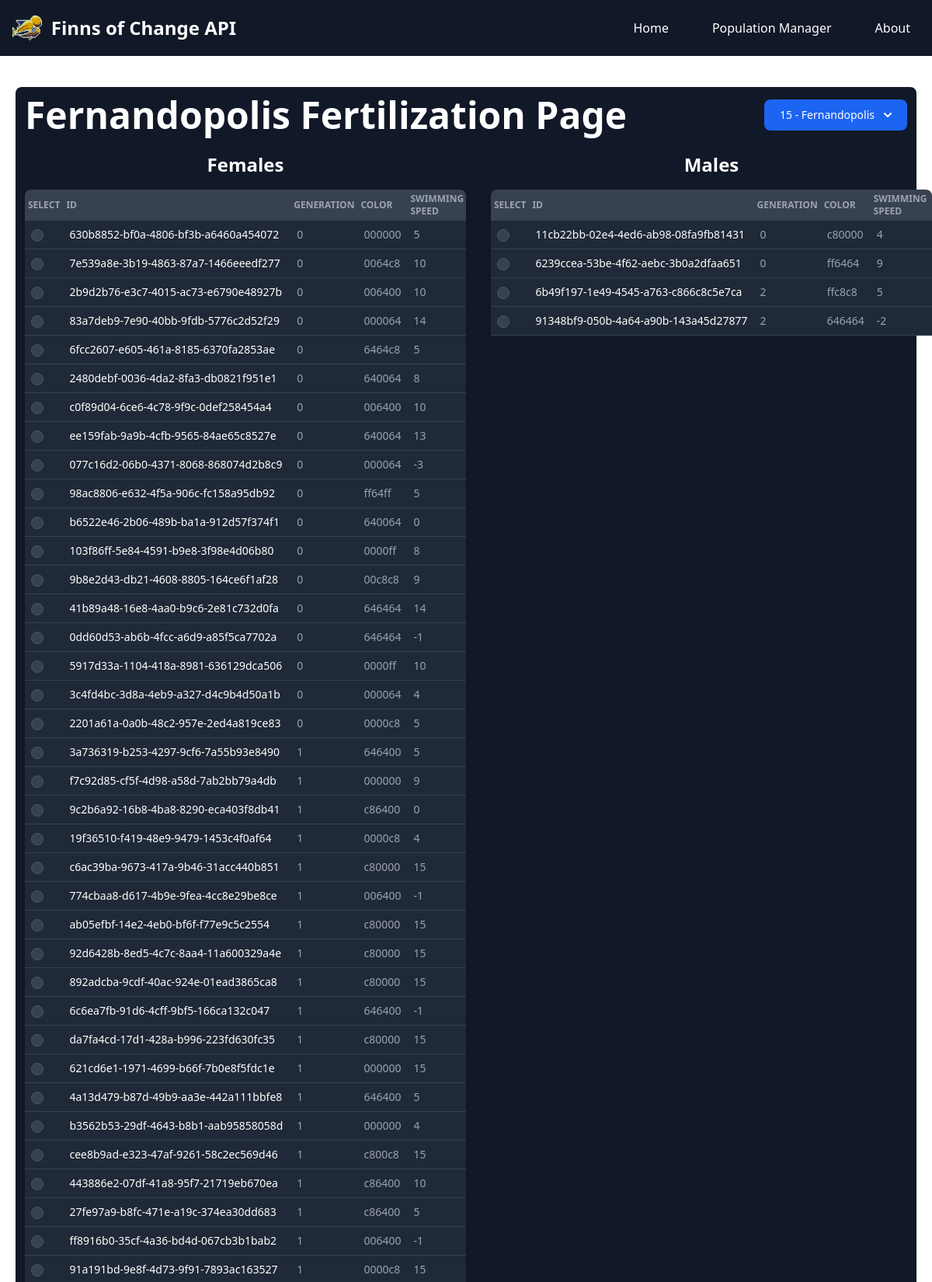
Page /fertilize/15 (upper part) on the committed database.
### tables this page shows
CREATE TABLE population (
               id INTEGER PRIMARY KEY AUTOINCREMENT,
               name TEXT
               );

CREATE TABLE karyotype (
               id TEXT PRIMARY KEY,
               karyotype TEXT,
               chromosome_origin TEXT,
               cutting_points TEXT,
               method TEXT,
               FOREIGN KEY(id) REFERENCES individuals(id)
               );

### app/api/routes.py (the view, shortened to what this page needs)
@api.route('/fertilize/<int:population_id>', methods=['GET', 'POST'])
def fertilize(population_id):
    if request.method == 'GET':
        all_individuals = build_statistics_dataframe()
        individuals_data = []
        for i in all_individuals:
            if i['population_id'] == population_id:
                individuals_data.append(i)
        all_populations_data = get_populations()
        female_individuals = [i for i in individuals_data if i['gender'] == 'female']
        male_individuals = [i for i in individuals_data if i['gender'] == 'male']
        for pop in all_populations_data:
            if pop['id'] == population_id:
                population_name = pop['name']
        return render_template('fertilize.html',
                               female_individuals=female_individuals,
                               male_individuals=male_individuals,
                               population_id=population_id,
                               population_name=population_name,
                               all_populations_data=all_populations_data)

### app/database/operations.py (called while the page is built)
def get_all_individuals(population_id=None):
    conn = sqlite3.connect('fishes.db')
    conn.row_factory = sqlite3.Row
    cursor = conn.cursor()
    if population_id is None:
        cursor.execute("""
            SELECT * FROM individuals
            """)
    else:
        cursor.execute("""
            SELECT * FROM individuals WHERE population_id = ?
            """, (population_id,))
    results = cursor.fetchall()
    cursor.close()
    conn.close()
    return [dict(row) for row in results]

def get_individual_by_id(indv_id):
    conn = sqlite3.connect('fishes.db')
    conn.row_factory = sqlite3.Row
    cursor = conn.cursor()
    cursor.execute("""
        SELECT * FROM individuals WHERE id = ?
        """, (indv_id,))
    individual = cursor.fetchone()
    cursor.close()
    conn.close()
    return dict(individual)

def get_karyotype_by_id(indv_id):
    conn = sqlite3.connect('fishes.db')
    conn.row_factory = sqlite3.Row
    cursor = conn.cursor()
    cursor.execute("""
        SELECT * FROM karyotype WHERE id = ?
        """, (indv_id,))
    karyo_data = cursor.fetchone()
    karyo_dict = {}
    karyo_dict['id'] = karyo_data['id']
    karyo_dict['karyotype'] = json.loads(karyo_data['karyotype'])
    karyo_dict['chromosome_origin'] = json.loads(karyo_data['chromosome_origin'])
    karyo_dict['cutting_points'] = json.loads(karyo_data['cutting_points'])
    karyo_dict['method'] = karyo_data['method']
    cursor.close()
    conn.close()
    return karyo_dict

def get_individual_characteristics(id):
    data = {'indv_id':id}
    indv_id = data['indv_id']
    indv = get_individual_by_id(indv_id)
    indv = dict(indv)
    indv_karyo = get_karyotype_by_id(indv_id)
    indv_karyo = dict(indv_karyo)
    indv.update(indv_karyo)
    g_reader = GeneReader(indv)
    codon_list = g_reader.get_codons()
    aminoacids = g_reader.get_aminoacids(codon_list)
    color = g_reader.get_color(aminoacids)
    speed = g_reader.get_swimming_speed(aminoacids)
    result = {
        'color':color,
        'swimming_speed':speed,
        'genes':aminoacids
    }
    return result

### app/models/individual.py (called while the page is built)
    def get_codons(self):
        codon_list = []
        for chromo in self.karyotype:
            new_list = []
            for i in range(0, len(chromo), 3):
                codon = chromo[i:i+3]
                if len(codon) == 3:
                    new_list.append(tuple(chromo[i:i+3]))
            codon_list.append(new_list)
        return codon_list

### app/templates/fertilize.html (shortened to what this page needs)
{% extends 'base.html' %}
{% block content %}
<div class="bg-white dark:bg-gray-900 shadow rounded-lg p-3 relative" style="margin-top: 20px;">
    <div class="flex items-center justify-between mb-6">
        <h2 class="text-5xl font-bold text-gray-900 dark:text-white text-center">{{ population_name }} Fertilization Page</h2>
        <div>
            <button id="dropdownDefaultButton" data-dropdown-toggle="dropdown" class="text-white bg-blue-700 hover:bg-blue-800 focus:ring-4 focus:outline-none focus:ring-blue-300 font-medium rounded-lg text-sm px-5 py-2.5 text-center inline-flex items-center dark:bg-blue-600 dark:hover:bg-blue-700 dark:focus:ring-blue-800" type="button">
                {{ population_id }} - {{ population_name }}
                <svg class="w-2.5 h-2.5 ms-3" aria-hidden="true" xmlns="http://www.w3.org/2000/svg" fill="none" viewBox="0 0 10 6">
                    <path stroke="currentColor" stroke-linecap="round" stroke-linejoin="round" stroke-width="2" d="m1 1 4 4 4-4"/>
                </svg>
            </button>
        </div>
    </div>
    <form id="main-fertilization-form" action="{{ url_for('api.fertilize', population_id=population_id) }}" method="post">
        <div class="flex flex-col md:flex-row gap-8 mt-6">
            <div class="w-full md:w-1/2 flex flex-col">
                <h3 class="text-2xl font-bold text-gray-900 dark:text-white mb-4 text-center">Females</h3>
                <div class="relative overflow-x-auto shadow-md sm:rounded-lg flex-grow custom-scrollbar" style="max-height: 50vh;">
                    <table class="w-full text-sm text-left rtl:text-right text-gray-500 dark:text-gray-400">
                        <thead class="text-xs text-gray-700 uppercase bg-gray-50 dark:bg-gray-700 dark:text-gray-400 sticky top-0 z-10">
                            <tr>
                                <th scope="col" class="p-1 w-8 h-10">Select</th>
                                <th scope="col" class="px-1 py-1 h-10">ID</th>
                                <th scope="col" class="px-1 py-1 h-10">Generation</th>
                                <th scope="col" class="px-1 py-1 h-10">Color</th>
                                <th scope="col" class="px-1 py-1 h-10">Swimming Speed</th>
                            </tr>
                        </thead>
                        <tbody>
                            {% for individual in female_individuals %}
                            <tr class="bg-white border-b dark:bg-gray-800 dark:border-gray-700 border-gray-200 hover:bg-gray-50 dark:hover:bg-gray-600">
                                <td class="w-4 p-2">
                                    <input type="radio" name="female_id" value="{{ individual.id }}" required class="w-4 h-4 text-blue-600 bg-gray-100 border-gray-300 focus:ring-blue-500 dark:focus:ring-blue-600 dark:ring-offset-gray-800 focus:ring-2 dark:bg-gray-700 dark:border-gray-600">
                                </td>
                                <th scope="row" class="px-2 py-2 font-medium text-gray-900 whitespace-nowrap dark:text-white">{{ individual.id }}</th>
                                <td class="px-2 py-2">{{ individual.generation }}</td>
                                <td class="px-2 py-2">{{ individual.color }}</td>
                                <td class="px-2 py-2">{{ individual.swimming_speed }}</td>
                            </tr>
                            {% else %}
                            <tr class="bg-white dark:bg-gray-800">
                                <td colspan="6" class="px-2 py-2 text-center text-gray-500 dark:text-gray-400">
                                    No female fish found for this population.
                                </td>
                            </tr>
                            {% endfor %}
                        </tbody>
                    </table>
                </div>
            </div>
            <div class="w-full md:w-1/2 flex flex-col">
                <h3 class="text-2xl font-bold text-gray-900 dark:text-white mb-4 text-center">Males</h3>
                <div class="relative overflow-x-auto shadow-md sm:rounded-lg flex-grow custom-scrollbar" style="max-height: 50vh;">
                    <table class="w-full text-sm text-left rtl:text-right text-gray-500 dark:text-gray-400">
                        <thead class="text-xs text-gray-700 uppercase bg-gray-50 dark:bg-gray-700 dark:text-gray-400 sticky top-0 z-10">
                            <tr>
                                <th scope="col" class="p-1 w-8 h-10">Select</th>
                                <th scope="col" class="px-1 py-1 h-10">ID</th>
                                <th scope="col" class="px-1 py-1 h-10">Generation</th>
                                <th scope="col" class="px-1 py-1 h-10">Color</th>
                                <th scope="col" class="px-1 py-1 h-10">Swimming Speed</th>
                                <th scope="col" class="px-1 py-1 h-10">Actions</th>
                            </tr>
                        </thead>
                        <tbody>
                            {% for individual in male_individuals %}
                            <tr class="bg-white border-b dark:bg-gray-800 dark:border-gray-700 border-gray-200 hover:bg-gray-50 dark:hover:bg-gray-600">
                                <td class="w-4 p-2">
                                    <input type="radio" name="male_id" value="{{ individual.id }}" required class="w-4 h-4 text-blue-600 bg-gray-100 border-gray-300 focus:ring-blue-500 dark:focus:ring-blue-600 dark:ring-offset-gray-800 focus:ring-2 dark:bg-gray-700 dark:border-gray-600">
                                </td>
                                <th scope="row" class="px-2 py-2 font-medium text-gray-900 whitespace-nowrap dark:text-white">{{ individual.id }}</th>
                                <td class="px-2 py-2">{{ individual.generation }}</td>
                                <td class="px-2 py-2">{{ individual.color }}</td>
                                <td class="px-2 py-2">{{ individual.swimming_speed }}</td>
                                <td class="px-2 py-2 text-right">
                                </td>
                            </tr>
                            {% else %}
                            <tr class="bg-white dark:bg-gray-800">
                                <td colspan="6" class="px-2 py-2 text-center text-gray-500 dark:text-gray-400">
                                    No male fish found for this population.
                                </td>
                            </tr>
                            {% endfor %}
                        </tbody>
                    </table>
                </div>
            </div>
        </div>
    </form>
</div>
{% endblock %}

### app/templates/base.html (style rules this page uses)
.bg-white { background-color: rgba(255, 255, 255, 0.8); }

### rows in the picture
population: name "Fernandopolis"
karyotype: id "630b8852-bf0a-4806-bf3b-a6460a454072"
karyotype: id "7e539a8e-3b19-4863-87a7-1466eeedf277"
karyotype: id "2b9d2b76-e3c7-4015-ac73-e6790e48927b"
karyotype: id "83a7deb9-7e90-40bb-9fdb-5776c2d52f29"
karyotype: id "6fcc2607-e605-461a-8185-6370fa2853ae"
karyotype: id "2480debf-0036-4da2-8fa3-db0821f951e1"
karyotype: id "c0f89d04-6ce6-4c78-9f9c-0def258454a4"
karyotype: id "ee159fab-9a9b-4cfb-9565-84ae65c8527e"
karyotype: id "077c16d2-06b0-4371-8068-868074d2b8c9"
karyotype: id "98ac8806-e632-4f5a-906c-fc158a95db92"
karyotype: id "b6522e46-2b06-489b-ba1a-912d57f374f1"
karyotype: id "103f86ff-5e84-4591-b9e8-3f98e4d06b80"
karyotype: id "9b8e2d43-db21-4608-8805-164ce6f1af28"
karyotype: id "41b89a48-16e8-4aa0-b9c6-2e81c732d0fa"
karyotype: id "0dd60d53-ab6b-4fcc-a6d9-a85f5ca7702a"
karyotype: id "5917d33a-1104-418a-8981-636129dca506"
karyotype: id "3c4fd4bc-3d8a-4eb9-a327-d4c9b4d50a1b"
karyotype: id "2201a61a-0a0b-48c2-957e-2ed4a819ce83"
karyotype: id "3a736319-b253-4297-9cf6-7a55b93e8490"
karyotype: id "f7c92d85-cf5f-4d98-a58d-7ab2bb79a4db"
karyotype: id "9c2b6a92-16b8-4ba8-8290-eca403f8db41"
karyotype: id "19f36510-f419-48e9-9479-1453c4f0af64"
karyotype: id "c6ac39ba-9673-417a-9b46-31acc440b851"
karyotype: id "774cbaa8-d617-4b9e-9fea-4cc8e29be8ce"
karyotype: id "ab05efbf-14e2-4eb0-bf6f-f77e9c5c2554"
karyotype: id "92d6428b-8ed5-4c7c-8aa4-11a600329a4e"
karyotype: id "892adcba-9cdf-40ac-924e-01ead3865ca8"
karyotype: id "6c6ea7fb-91d6-4cff-9bf5-166ca132c047"
karyotype: id "da7fa4cd-17d1-428a-b996-223fd630fc35"
karyotype: id "621cd6e1-1971-4699-b66f-7b0e8f5fdc1e"
karyotype: id "4a13d479-b87d-49b9-aa3e-442a111bbfe8"
karyotype: id "b3562b53-29df-4643-b8b1-aab95858058d"
karyotype: id "cee8b9ad-e323-47af-9261-58c2ec569d46"
karyotype: id "443886e2-07df-41a8-95f7-21719eb670ea"
karyotype: id "27fe97a9-b8fc-471e-a19c-374ea30dd683"
karyotype: id "ff8916b0-35cf-4a36-bd4d-067cb3b1bab2"
karyotype: id "91a191bd-9e8f-4d73-9f91-7893ac163527"
karyotype: id "11cb22bb-02e4-4ed6-ab98-08fa9fb81431"
karyotype: id "6239ccea-53be-4f62-aebc-3b0a2dfaa651"
karyotype: id "6b49f197-1e49-4545-a763-c866c8c5e7ca"
karyotype: id "91348bf9-050b-4a64-a90b-143a45d27877"

### other values in the picture
{{ population_id }} "15"
{{ individual.generation }} "0" "0" "0" "0" "0" "0" "0" "0" "0" "0" "0" "0" "0" "0" "0" "0" "0" "0" "1" "1" "1" "1" "1" "1" "1" "1" "1" "1" "1" "1" "1" "1" "1" "1" "1" "1" "1"
{{ individual.color }} "000000" "0064c8" "006400" "000064" "6464c8" "640064" "006400" "640064" "000064" "ff64ff" "640064" "0000ff" "00c8c8" "646464" "646464" "0000ff" "000064" "0000c8" "646400" "000000" "c86400" "0000c8" "c80000" "006400" "c80000" "c80000" "c80000" "646400" "c80000" "000000" "646400" "000000" "c800c8" "c86400" "c86400" "006400" "0000c8"
{{ individual.swimming_speed }} "5" "10" "10" "14" "5" "8" "10" "13" "-3" "5" "0" "8" "9" "14" "-1" "10" "4" "5" "5" "9" "0" "4" "15" "-1" "15" "15" "15" "-1" "15" "15" "5" "4" "15" "10" "5" "-1" "15"
{{ individual.generation }} "0" "0" "2" "2"
{{ individual.color }} "c80000" "ff6464" "ffc8c8" "646464"
{{ individual.swimming_speed }} "4" "9" "5" "-2"
